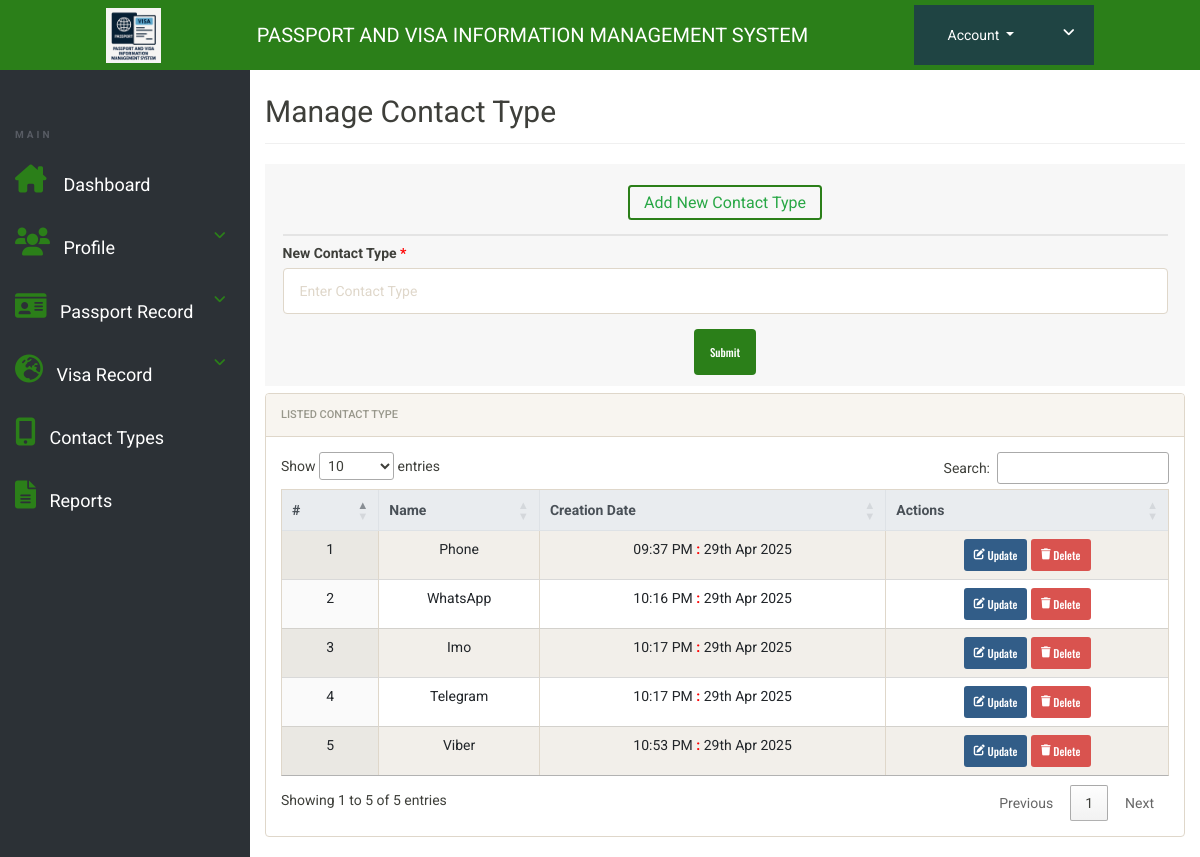
/admin/contactType.php (signed in), run on the app's committed database.
### tables this page shows
CREATE TABLE `contact_type` (
  `cont_id` int(11) NOT NULL,
  `contType` varchar(500) NOT NULL,
  `created_at` datetime NOT NULL DEFAULT current_timestamp()
);

### admin/contactType.php (the view, shortened to what this page needs)
<?php
include('includes/config.php');
?>
<!doctype html>
<html lang="en" class="no-js">
<?php include('includes/_head.php'); ?>
<body>
    <?php include('includes/header.php'); ?>
    <div class="ts-main-content">
        <?php include('includes/leftbar.php'); ?>
        <div class="content-wrapper">
            <div class="container-fluid">
                <div class="row">
                    <div class="col-md-12">
                        <h2 class="page-title">Manage Contact Type</h2>
                        <div class="card-header border-0 mb-2">
                            <form method="POST">
                                <div class="text-center mb-2" style="border-bottom: 2px solid #e4e4e4;">
                                    <h5 class="text-success border rounded py-2 px-3 mb-3" style="font-size: 16px; display: inline-block; border: 2px solid #2b7f19 !important;">
                                        Add New Contact Type
                                    </h5>
                                </div>
                                <div class="form-group">
                                    <label for="contType" style="font-weight: bolder;">New Contact Type <span style="color: red;">*</span></label>
                                    <input type="text" name="contType" id="contType" class="form-control" placeholder="Enter Contact Type">
                                </div>
                                <div class="text-center mt-3">
                                    <button type="submit" name="submit" class="btn" style="background-color: #2b7f19; color: white;">Submit</button>
                                </div>
                            </form>
                        </div>
                        <div class="panel panel-default">
                            <div class="panel-heading">Listed Contact Type</div>
                            <div class="panel-body">
                                <div class="table-responsive">
                                    <table id="zctb" class="display table table-striped table-bordered table-hover" style="text-align: center;" cellspacing="0" width="100%">
                                        <thead class="thead-light">
                                            <tr>
                                                <th scope="col">#</th>
                                                <th scope="col">Name</th>
                                                <th scope="col">Creation Date</th>
                                                <th scope="col">Actions</th>
                                            </tr>
                                        </thead>
                                        <tbody>
                                            <?php
                                            $sql = "SELECT * FROM  contact_type ";
                                            $query = $dbh->prepare($sql);
                                            $query->execute();
                                            $results = $query->fetchAll(PDO::FETCH_OBJ);
                                            $cnt = 1;
                                            if ($query->rowCount() > 0) {
                                                foreach ($results as $result) {
                                            ?>
                                                    <tr>
                                                        <td><?php echo htmlentities($cnt); ?></td>
                                                        <td><?php echo htmlentities($result->contType); ?></td>
                                                        <td>
                                                            <?php echo date("h:i A", strtotime($result->created_at)) . " <strong style='color: red;'>:</strong> " . date("jS M Y", strtotime($result->created_at)); ?>
                                                        </td>
                                                        <td>
                                                            <a href="edit_contactType.php?update=<?php echo htmlentities($result->cont_id); ?>">
                                                                <button class="btn btn-sm btn-primary">
                                                                    <i class="fas fa-edit"></i>
                                                                    Update
                                                                </button>
                                                            </a>
                                                            <a href="contactType.php?delete=<?php echo htmlentities($result->cont_id); ?>">
                                                                <button class="btn btn-sm btn-danger">
                                                                    <i class="fas fa-trash"></i>
                                                                    Delete
                                                                </button>
                                                            </a>
                                                        </td>
                                                    </tr>
                                            <?php $cnt = $cnt + 1;
                                                }
                                            } ?>
                                        </tbody>
                                    </table>
                                </div>
                            </div>
                        </div>
                    </div>
                </div>
            </div>
        </div>
    </div>
</body>
</html>

### admin/includes/_head.php (shortened to what this page needs)
<head>
    <link rel="stylesheet" href="https://cdnjs.cloudflare.com/ajax/libs/font-awesome/6.0.0/css/all.min.css">
    <link rel="stylesheet" href="https://maxcdn.bootstrapcdn.com/bootstrap/4.5.2/css/bootstrap.min.css">
    <link rel="stylesheet" type="text/css" href="https://cdn.datatables.net/1.11.5/css/jquery.dataTables.css">
    <link rel="stylesheet" href="css/bootstrap.min.css">
    <link rel="stylesheet" href="css/style.css">
    <link rel="stylesheet" href="css/dataTables.bootstrap.min.css">
    <link href="https://cdn.jsdelivr.net/npm/select2@4.1.0-rc.0/dist/css/select2.min.css" rel="stylesheet" />
    <link href="https://cdnjs.cloudflare.com/ajax/libs/select2/4.0.13/css/select2.min.css" rel="stylesheet" />
    <link rel="stylesheet" href="https://cdn.jsdelivr.net/npm/flatpickr/dist/flatpickr.min.css">
</head>

### admin/includes/header.php (shortened to what this page needs)
<div class="brand clearfix">
    <a href="index.php" class="brand-text">
        <img src="assets/logo/logo2.ico" style="height: 55px; margin-right: 10px; vertical-align: middle;">
    </a>
    <span style="font-size: 20px; color:#fff;"><?php echo strtoupper("Passport and visa information management system"); ?></span>
    <ul class="ts-profile-nav">
        <li class="ts-account dropdown">
            <a href="#" class="dropdown-toggle" data-toggle="dropdown">
                <span>Account</span>
                <i class="fa fa-angle-down hidden-side"></i>
            </a>
        </li>
    </ul>
</div>

### admin/includes/leftbar.php (shortened to what this page needs)
<nav class="ts-sidebar">
    <ul class="ts-sidebar-menu">
        <li class="ts-label">Main</li>
        <li class="has-submenu">
            <a href="index.php"><i class="fa-solid fa-house-chimney fa-2x"></i> &nbsp;<span class="menu-text">Dashboard</span></a>
        </li>
        <li class="has-submenu">
            <a href="javascript:void(0);" class="menu-toggle"><i class="fas fa-users fa-2x"></i> <span class="menu-text">Profile</span></a>
        </li>
        <li class="has-submenu">
            <a href="javascript:void(0);" class="menu-toggle"><i class="fas fa-id-card fa-2x"></i> <span class="menu-text">Passport Record</span></a>
        </li>
        <li class="has-submenu">
            <a href="javascript:void(0);" class="menu-toggle"><i class="fas fa-globe-europe fa-2x"></i> <span class="menu-text">Visa Record</span></a>
        </li>
        <li class="has-submenu">
            <a href="contactType.php"><i class="fa-solid fa-mobile-screen-button fa-2x"></i> <span class="menu-text">Contact Types</span></a>
        </li>
        <li class="has-submenu">
            <a href="Reports.php"><i class="fa-solid fa-file-lines fa-2x"></i> <span class="menu-text">Reports</span></a>
        </li>
    </ul>
</nav>

### admin/css/style.css (style rules this page uses)
html { font-size: 14px; }
@media only screen and (min-width: 480px) { html { font-size: 17px; } }
@media only screen and (min-width: 768px) { html { font-size: 14px; } }
body { font-size: 1em; }
a { color: #37a6c4; }
.btn { font-family: 'Oswald', sans-serif; }
.btn i { position: relative; top: -2px; }
.panel { overflow: hidden; }
ul, li { margin: 0; padding: 0; list-style: none; }
.btn { text-transform: none; }
.page-title { padding-bottom: 15px; margin-bottom: 20px; border-bottom: 1px solid #f0f0f0; }
.brand { background: #3e454c; position: relative; z-index: 3; position: fixed; width: 100%; top: 0; }
.brand .ts-profile-nav { float: right; display: none; }
.brand .ts-profile-nav li { float: left; position: relative; }
.brand .ts-profile-nav li a { display: block; padding: 20px; color: #fff; }
.brand .ts-profile-nav .ts-account .fa-angle-down { float: right; }
.brand .ts-profile-nav .ts-account>a { width: 180px; background: #1f4443; }
@media only screen and (min-width: 992px) { .brand .ts-profile-nav { display: block; } }
.ts-sidebar { background: #2c3136; max-height: 0; transition: max-height 0.3s; overflow: hidden; position: fixed; z-index: 2; width: 100%; bottom: 0; top: 60px; overflow-y: auto; }
@media only screen and (min-width: 992px) { .ts-sidebar { max-height: 100%; bottom: 0; } }
.ts-sidebar-menu .ts-label { color: #585c64; font-weight: bold; padding: 8px 15px; text-transform: uppercase; font-size: 10px; letter-spacing: 3px; margin-top: 60px; }
.ts-sidebar-menu a { display: block; text-decoration: none; padding: 12px 15px; color: #fff; }
.ts-sidebar-menu li { position: relative; }
.ts-sidebar-menu li i { color: #2b7f19; margin-right: 10px; }
.ts-main-content .content-wrapper { padding-top: 15px; margin-top: 60px; }
@media only screen and (min-width: 992px) { .ts-main-content .ts-sidebar { width: 250px; float: left; } }
@media only screen and (min-width: 992px) { .ts-main-content .content-wrapper { margin-left: 250px; } }

### admin/includes/header.php (style rules this page uses)
.brand { display: flex; justify-content: space-between; align-items: center; padding: 5px 20px; background-color: #2b7f19; }
.brand-text { margin-left: 0; }
.ts-profile-nav { display: flex; align-items: center; list-style: none; margin: 0; padding: 0; }
.ts-profile-nav li { margin-left: 20px; }
.ts-profile-nav a { color: #fff; text-decoration: none; padding: 10px 20px; }

### admin/includes/leftbar.php (style rules this page uses)
.ts-sidebar-menu { list-style: none; padding: 0; margin: 0; }
.ts-sidebar-menu li { position: relative; }
.ts-sidebar-menu a { display: block; padding: 15px; color: #fff; text-decoration: none; }
.menu-text { font-size: 18px; vertical-align: middle; }

### data on the page
contact_type: contType "Phone", created_at "09:37 PM", created_at "29th Apr 2025"
contact_type: contType "WhatsApp", created_at "10:16 PM", created_at "29th Apr 2025"
contact_type: contType "Imo", created_at "10:17 PM", created_at "29th Apr 2025"
contact_type: contType "Telegram", created_at "10:17 PM", created_at "29th Apr 2025"
contact_type: contType "Viber", created_at "10:53 PM", created_at "29th Apr 2025"
